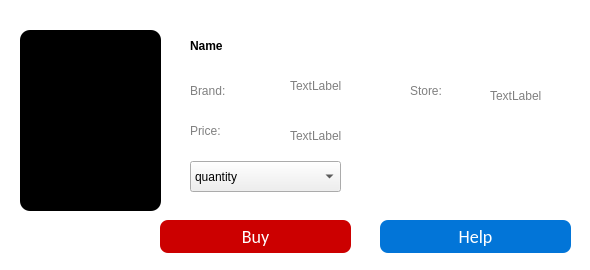
<?xml version="1.0" encoding="UTF-8"?>
<ui version="4.0">
 <class>Dialog</class>
 <widget class="QDialog" name="Dialog">
  <property name="geometry">
   <rect>
    <x>0</x>
    <y>0</y>
    <width>590</width>
    <height>270</height>
   </rect>
  </property>
  <property name="minimumSize">
   <size>
    <width>0</width>
    <height>270</height>
   </size>
  </property>
  <property name="windowTitle">
   <string>Dialog</string>
  </property>
  <property name="styleSheet">
   <string notr="true">QWidget#Dialog{
border-radius: 15px;
}
</string>
  </property>
  <widget class="QWidget" name="widget" native="true">
   <property name="geometry">
    <rect>
     <x>0</x>
     <y>0</y>
     <width>600</width>
     <height>270</height>
    </rect>
   </property>
   <property name="minimumSize">
    <size>
     <width>0</width>
     <height>270</height>
    </size>
   </property>
   <property name="styleSheet">
    <string notr="true">QWidget#widget {
	background-color: white;
padding: 12px 10px;
}</string>
   </property>
   <widget class="QLabel" name="image">
    <property name="geometry">
     <rect>
      <x>20</x>
      <y>30</y>
      <width>141</width>
      <height>181</height>
     </rect>
    </property>
    <property name="styleSheet">
     <string notr="true">background-color: black;
border-radius: 10px;
padding: 10px;</string>
    </property>
    <property name="text">
     <string/>
    </property>
    <property name="pixmap">
     <pixmap>../itemimages/unknown.png</pixmap>
    </property>
    <property name="scaledContents">
     <bool>true</bool>
    </property>
   </widget>
   <widget class="QLabel" name="btn">
    <property name="geometry">
     <rect>
      <x>190</x>
      <y>70</y>
      <width>81</width>
      <height>41</height>
     </rect>
    </property>
    <property name="styleSheet">
     <string notr="true">color : gray;
font: 12pt &quot;Calibri&quot;;
font-weight: 400;</string>
    </property>
    <property name="text">
     <string>Brand:</string>
    </property>
   </widget>
   <widget class="QLabel" name="name">
    <property name="geometry">
     <rect>
      <x>190</x>
      <y>30</y>
      <width>101</width>
      <height>31</height>
     </rect>
    </property>
    <property name="styleSheet">
     <string notr="true">color : black;
font: 16pt &quot;Calibri&quot;;
font-weight: 500;</string>
    </property>
    <property name="text">
     <string>Name</string>
    </property>
   </widget>
   <widget class="QPushButton" name="sell">
    <property name="geometry">
     <rect>
      <x>380</x>
      <y>220</y>
      <width>191</width>
      <height>33</height>
     </rect>
    </property>
    <property name="styleSheet">
     <string notr="true">color: white;
font-family: calibri;
font-size:18px;
font-weight: 400;
background-color: #0275d8;
border-radius: 8px;
</string>
    </property>
    <property name="text">
     <string>Help</string>
    </property>
    <property name="icon">
     <iconset>
      <normaloff>../images/icons8-share.svg</normaloff>../images/icons8-share.svg</iconset>
    </property>
   </widget>
   <widget class="QPushButton" name="buy">
    <property name="geometry">
     <rect>
      <x>160</x>
      <y>220</y>
      <width>191</width>
      <height>33</height>
     </rect>
    </property>
    <property name="styleSheet">
     <string notr="true">color: white;
font-family: calibri;
font-size:18px;
font-weight: 400;
background-color: #CC0000;
border-radius: 8px;
icon: white;
</string>
    </property>
    <property name="text">
     <string>Buy</string>
    </property>
    <property name="icon">
     <iconset>
      <normaloff>../images/icons8-buy-24.png</normaloff>../images/icons8-buy-24.png</iconset>
    </property>
   </widget>
   <widget class="QLabel" name="btn2">
    <property name="geometry">
     <rect>
      <x>190</x>
      <y>110</y>
      <width>81</width>
      <height>41</height>
     </rect>
    </property>
    <property name="styleSheet">
     <string notr="true">color : gray;
font: 12pt &quot;Calibri&quot;;
font-weight: 400;</string>
    </property>
    <property name="text">
     <string>Price:</string>
    </property>
   </widget>
   <widget class="QLabel" name="brand">
    <property name="geometry">
     <rect>
      <x>290</x>
      <y>70</y>
      <width>81</width>
      <height>31</height>
     </rect>
    </property>
    <property name="styleSheet">
     <string notr="true">color : gray;
font: 12pt &quot;Calibri&quot;;
font-weight: 400;</string>
    </property>
    <property name="text">
     <string>TextLabel</string>
    </property>
   </widget>
   <widget class="QLabel" name="price">
    <property name="geometry">
     <rect>
      <x>290</x>
      <y>120</y>
      <width>81</width>
      <height>31</height>
     </rect>
    </property>
    <property name="styleSheet">
     <string notr="true">color : gray;
font: 12pt &quot;Calibri&quot;;
font-weight: 400;</string>
    </property>
    <property name="text">
     <string>TextLabel</string>
    </property>
   </widget>
   <widget class="QComboBox" name="quantity">
    <property name="geometry">
     <rect>
      <x>190</x>
      <y>161</y>
      <width>151</width>
      <height>31</height>
     </rect>
    </property>
    <item>
     <property name="text">
      <string>quantity</string>
     </property>
    </item>
    <item>
     <property name="text">
      <string>1</string>
     </property>
    </item>
    <item>
     <property name="text">
      <string>2</string>
     </property>
    </item>
    <item>
     <property name="text">
      <string>3</string>
     </property>
    </item>
    <item>
     <property name="text">
      <string>4</string>
     </property>
    </item>
    <item>
     <property name="text">
      <string>5</string>
     </property>
    </item>
   </widget>
   <widget class="QLabel" name="btn_2">
    <property name="geometry">
     <rect>
      <x>410</x>
      <y>70</y>
      <width>81</width>
      <height>41</height>
     </rect>
    </property>
    <property name="styleSheet">
     <string notr="true">color : gray;
font: 12pt &quot;Calibri&quot;;
font-weight: 400;</string>
    </property>
    <property name="text">
     <string>Store:</string>
    </property>
   </widget>
   <widget class="QLabel" name="store">
    <property name="geometry">
     <rect>
      <x>490</x>
      <y>80</y>
      <width>81</width>
      <height>31</height>
     </rect>
    </property>
    <property name="styleSheet">
     <string notr="true">color : gray;
font: 12pt &quot;Calibri&quot;;
font-weight: 400;</string>
    </property>
    <property name="text">
     <string>TextLabel</string>
    </property>
   </widget>
   <widget class="QLabel" name="error">
    <property name="geometry">
     <rect>
      <x>410</x>
      <y>160</y>
      <width>141</width>
      <height>31</height>
     </rect>
    </property>
    <property name="styleSheet">
     <string notr="true">font: 12pt &quot;Calibri&quot;;
color: red;</string>
    </property>
    <property name="text">
     <string/>
    </property>
   </widget>
  </widget>
 </widget>
 <resources/>
 <connections/>
</ui>
